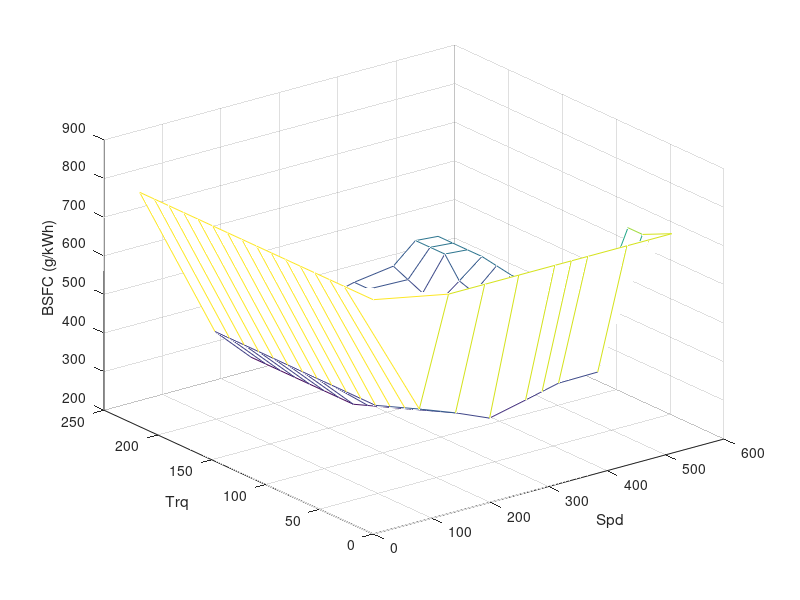
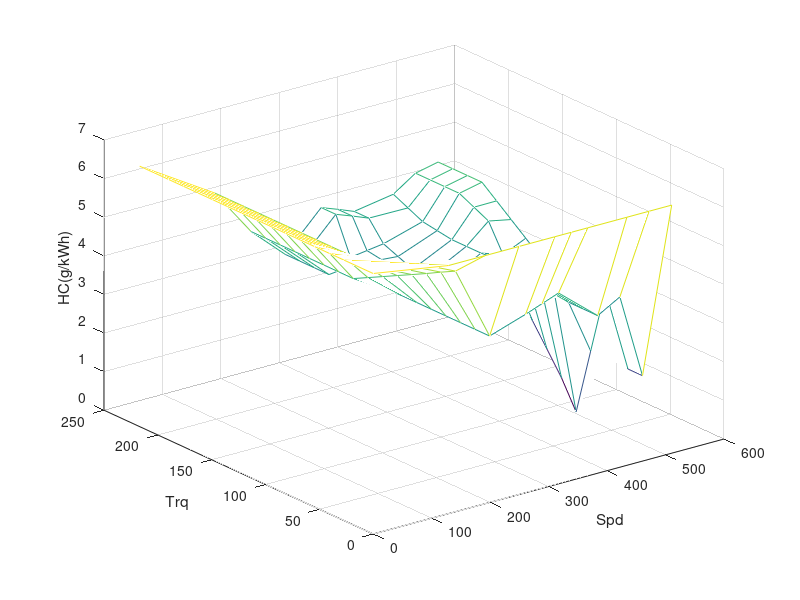
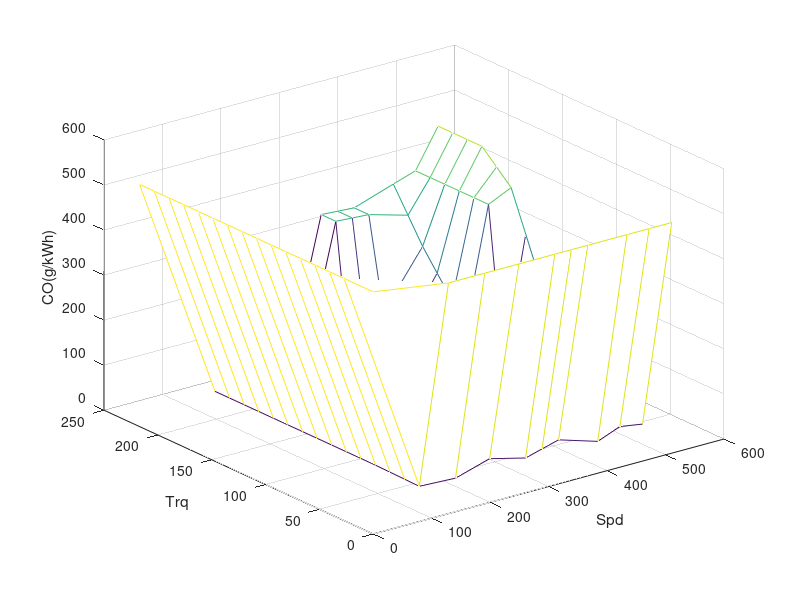
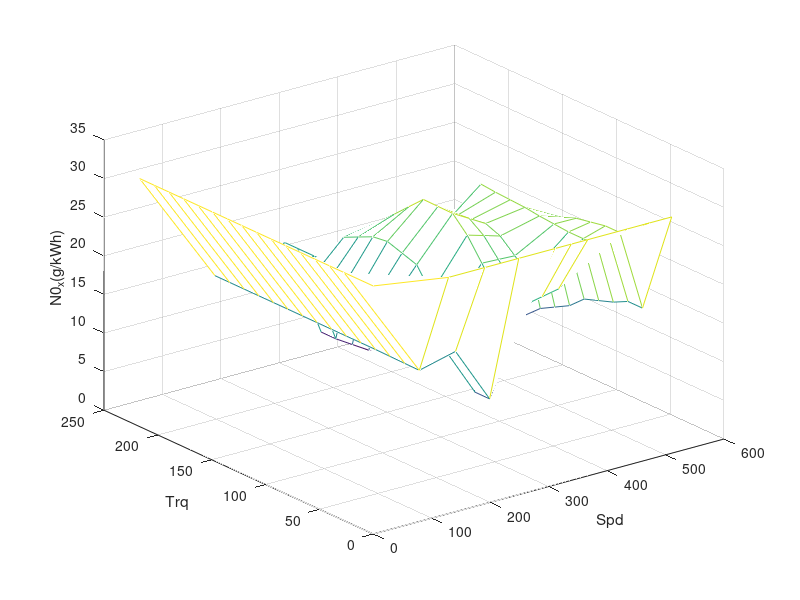

These figures' MATLAB source, in order:
% ADVISOR Data file:  FC_SI102_emis.m
%
% Data source: Dill Murrell, JDM Associates, under contract to 
% Argonne National Laboratory. FTP Revision Project. 
%
% Data confidence level:  
%
% Notes: 
% This file loads the variables associated with a Dodge Caravan engine,
% a 3.0 L, 6-cyl., 136 hp, 1991 model year.
% Maximum Power 102 kW @ 4875 rpm
% Peak Torque 217 Nm @ 4143 rpm
%
% WARNING:  This data comes from transient testing on the FTP and is
% only appropriate to model transient-operation engines.
%
% Created on:  06/23/98
% By:  Tony Markel, National Renewable Energy Laboratory, Tony_Markel@nrel.gov
%
% Revision history at end of file.
a = 1.05;
fig_on = 1;

%%%%%%%%%%%%%%%%%%%%%%%%%%%%%%%%%%%%%%%%
% SPEED & TORQUE RANGES over which data is defined
%%%%%%%%%%%%%%%%%%%%%%%%%%%%%%%%%%%%%%%%
% (rad/s), speed range of the engine
eng_consum_spd =[0 128.8 190.7 249 310.5 338.7 366.9 433.9 471.8 510.5];
eng_consum_spd_old = eng_consum_spd;
% (N*m), torque range of the engine
eng_consum_trq =  [0 27.1 40.6 54.2 67.7 81.3 94.8 108.4 122 135.5 149.1 162.6 176.2 ...
      189.7 203.3 216.9];

%%%%%%%%%%%%%%%%%%%%%%%%%%%%%%%%%%%%%%%%
% FUEL USE AND EMISSIONS MAPS
%%%%%%%%%%%%%%%%%%%%%%%%%%%%%%%%%%%%%%%%
% (g/s), fuel use map indexed vertically by fc_map_spd and 
% horizontally by fc_map_trq
eng_bsfc = [
436.14	421.94	407.74	393.54	393.54	393.54	393.54	393.54	393.54	393.54	393.54	393.54	393.54	393.54	393.54
400.86	386.66	372.46	358.26	344.07	329.87	315.67	301.47	301.47	301.47	301.47	301.47	301.47	301.47	301.47
363.32	363.32	352.92	347.72	342.52	332.13	326.93	321.73	311.33	306.13	300.93	288.46	288.46	288.46	288.46
384.94	384.94	384.94	368.08	351.22	337.93	333.63	329.33	323.58	321.79	320   	319.91	319.83	401.06	401.06
395.25	395.25	395.25	370.95	346.65	325.11	319.32	313.54	311.03	314.14	317.25	328.48	339.71	412.22	412.22
405.56	405.56	405.56	373.82	342.08	312.28	305.02	297.75	298.49	306.49	314.5 	337.04	359.59	423.38	423.38
406.85	406.85	406.85	394.57	382.3	   371.68	369.71	367.74	370.48	375.2  	379.91	391.39	402.87	420.29	437.71
592.04	592.04	554.46	516.87	460.66	442.04	423.41	413.32	403.23	410.21	423.18	436.14	488.45	488.45	488.45
731.92	731.92	572.15	539.11	506.07	477.45	472.51	467.57	468.93	470.29	476.89	483.5 	483.5 	483.5 	483.5];

eng_bsfc = [a*ones(size(eng_bsfc(:,1)))*max(max(eng_bsfc)), eng_bsfc];  % add in a column for zero torque
eng_bsfc = [a*ones(size(eng_bsfc(1,:)))*max(max(eng_bsfc)); eng_bsfc];  % add in a column for zero speed


% (g/s), engine out HC emissions indexed vertically by fc_map_spd and
% horizontally by fc_map_trq
fc_hc_map_gpkWh = [
6.12	5.92	5.72	5.52	5.52	5.52	5.52	5.52	5.52	5.52	5.52	5.52	5.52	5.52	5.52
5.68	5.48	5.27	5.07	4.87	4.67	4.47	4.27	4.27	4.27	4.27	4.27	4.27	4.27	4.27
3.76	3.76	3.76	3.76	3.76	3.76	3.76	3.76	3.76	3.76	3.76	3.44	3.44	3.44	3.44
4.07	4.07	4.07	4  	3.93	3.83	3.78	3.73	3.63	3.585	3.54	3.5	3.46	4.4	4.4
4.23	4.23	4.23	4.035	3.84	3.63	3.56	3.49	3.41	3.405	3.4	3.46	3.52	4.24	4.24
4.39	4.39	4.39	4.07	3.75	3.43	3.335	3.24	3.19	3.23	3.27	3.425	3.58	4.07	4.07
3.53	3.53	3.53	3.645	3.76	3.8	3.795	3.79	3.76	3.76	3.76	3.82	3.88	4.06	4.24
3.86	3.86	2.11	0.36	1.07	1.64	2.21	2.885	3.56	4.26	4.445	4.63	4.63	4.63	4.63
1.66	1.66	2.13	2.36	2.59	3.06	3.29	3.52	3.83	4.14	4.45	4.76	4.76	4.76	4.76];

fc_hc_map_gpkWh = [a*ones(size(fc_hc_map_gpkWh(:,1)))*max(max(fc_hc_map_gpkWh)), fc_hc_map_gpkWh];
fc_hc_map_gpkWh = [a*ones(size(fc_hc_map_gpkWh(1,:)))*max(max(fc_hc_map_gpkWh)); fc_hc_map_gpkWh];  % add in a column for zero speed

% (g/s), engine out CO emissions indexed vertically by fc_map_spd and
% horizontally by fc_map_trq
fc_co_map_gpkWh = [
30.88	31.6	32.32	33.04	 33.04 33.04  33.04	33.04	 33.04	33.04	  33.04	33.04	 33.04  33.04   33.04
27.19	27.91	28.62	29.34  30.06 30.78  31.5	32.21	 32.21	32.21	  32.21	32.21	 32.21  32.21   32.21
49.9	49.9	48.09	46.825 45.56 42.31  40.32	38.33	 33.63	30.92	  28.21	20.76	 20.76  20.76   20.76
29.83	29.83	29.83	33.35	 36.87 34.51  30.87	27.23	 17.93	15.455  12.98	30.53	 48.08  361.62  361.62
40.07	40.07	40.07	43.235 46.4	 36.39  29.895	23.4	 16.84	22.35	  27.86	64.495 101.13 359.17  359.17
50.32	50.32	50.32	53.125 55.93 38.27  28.92	19.57	 15.75	29.245  42.74	98.46	 154.18 356.71  356.71
23.36	23.36	23.36	29.575 35.79 57.71  74.075	90.44	 133.98	161.145 188.31	232.94 277.57 331.805 386.04
42.98	42.98	34.9	26.82  23.41 28.08  32.75	48.89	 65.03	402.14  402.14	402.14 402.14 402.14  402.14
34.8	34.8	26.82	25.115 23.41 100.74 174.64	248.54 337.135	425.73  456.71	487.69 487.69 487.69  487.69];

fc_co_map_gpkWh = [a*ones(size(fc_co_map_gpkWh(:,1)))*max(max(fc_co_map_gpkWh)), fc_co_map_gpkWh];
fc_co_map_gpkWh  = [a*ones(size(fc_co_map_gpkWh(1,:)))*max(max(fc_co_map_gpkWh)); fc_co_map_gpkWh];  % add in a column for zero speed

% (g/s), engine out NOx emissions indexed vertically by fc_map_spd and
% horizontally by fc_map_trq
fc_nox_map_gpkWh = [
16.82	16.85	16.88	 16.91	16.91	16.91	 16.91	16.91	16.91	16.91	 16.91 16.91  16.91	16.91	16.91
18	   18.08	18.15	 18.23	18.3	18.38	 18.45	18.53	18.53	18.53	 18.53 18.53  18.53	18.53	18.53
10.66	10.66	16.54	 18.71	20.88	23.69	 24.325	24.96	24.7	23.8	 22.9	 18.71  18.71	18.71	18.71
21.61	21.61	21.61	 24.37	27.13	29.08	 29.11	29.14	27.33	25.485 23.64 19.715 15.79	5.88	5.88
22.05	22.05	22.05	 24.275	26.5	27.85	 27.67	27.49	25.44	23.565 21.69 17.86  14.03	4.56	4.56
22.48	22.48	22.48	 24.17	25.86	26.61	 26.23	25.85	23.55	21.645 19.74 16.01  12.28	3.25	3.25
26.75	26.75	26.75	 26.915	27.08	27.33	 27.44	27.55	27.73	17.27	 6.81	 4.845  2.88	2.97	3.06
27.63	27.63	27.255 26.88	26.13	25.745 25.36	24.82	24.28	6.72	 4.84	 2.96	  3.02	3.02	3.02
17.05	17.05	16.09	 15.42	14.75	13.03	 11.975	10.92	9.22	7.52	 5.485 3.45	  3.45	3.45	3.45];

fc_nox_map_gpkWh  = [a*ones(size(fc_nox_map_gpkWh(:,1)))*max(max(fc_nox_map_gpkWh)), fc_nox_map_gpkWh];
fc_nox_map_gpkWh  = [a*ones(size(fc_nox_map_gpkWh(1,:)))*max(max(fc_nox_map_gpkWh)); fc_nox_map_gpkWh];  % add in a column for zero speed

% (g/s), engine out PM emissions indexed vertically by fc_map_spd and
% horizontally by fc_map_trq
fc_pm_map_gpkWh=zeros(size(eng_bsfc));

% (g/s), engine out O2 indexed vertically by fc_map_spd and
% horizontally by fc_map_trq
fc_o2_map=zeros(size(eng_bsfc));

% convert g/kWh to g/s
[T,w]=meshgrid(eng_consum_trq, eng_consum_spd);
fc_map_kW = T.*w/1000;   % To kW
eng_consum_fuel=  eng_bsfc.*fc_map_kW/3600;
eng_consum_fueleng_consum_fuel_raw = eng_consum_fuel;
fc_co_map=  fc_co_map_gpkWh.*fc_map_kW/3600;
fc_nox_map= fc_nox_map_gpkWh.*fc_map_kW/3600;
fc_hc_map= fc_hc_map_gpkWh.*fc_map_kW/3600;
fc_pm_map= fc_pm_map_gpkWh.*fc_map_kW/3600;

%%%%%%%%%%%%%%%%%%%%%%%%%%%%%%%%%%%%%%%%
% LIMITS
%%%%%%%%%%%%%%%%%%%%%%%%%%%%%%%%%%%%%%%%
% (N*m), max torque curve of the engine indexed by fc_map_spd
eng_max_trq= [67.8 67.8 122.0 187.1 214.2 214.2 214.2 216.9 199.3 199.3];
eng_map_spd = eng_consum_spd;

%%%%%%%%%%%%%%%%%%%%%%%%%%%%%%%%%%%%%%%%
% STUFF THAT SCALES WITH TRQ & SPD SCALES (MASS AND INERTIA)
%%%%%%%%%%%%%%%%%%%%%%%%%%%%%%%%%%%%%%%%
fc_max_pwr=(max(eng_map_spd.*eng_max_trq)/1000); % kW     peak engine power

fc_base_mass=1.8*fc_max_pwr;            % (kg), mass of the engine block and head (base engine)
                                        %       mass penalty of 1.8 kg/kW from 1994 OTA report, Table 3 
fc_acc_mass=0.8*fc_max_pwr;             % kg    engine accy's, electrics, cntrl's - assumes mass penalty of 0.8 kg/kW (from OTA report)
fc_fuel_mass=0.6*fc_max_pwr;            % kg    mass of fuel and fuel tank (from OTA report)
fc_mass=fc_base_mass+fc_acc_mass+fc_fuel_mass; % kg  total engine/fuel system mass

fc_max_pwr_initial_kW = 102;
%%%%%%%%%%%%%%%%%%%%%%%%%%%%%%%%%%%%%%%%
% OTHER DATA
%%%%%%%%%%%%%%%%%%%%%%%%%%%%%%%%%%%%%%%%
% fc_fuel_den=0.749*1000; % (g/l), density of the fuel 
% fc_fuel_lhv=42.6*1000; % (J/g), lower heating value of the fuel

% figure; clf;
% [C,h] = contourf(eng_consum_spd*rads2rpm, eng_consum_trq, eng_bsfc', [216 300:10:350, 275, 350:25:800]);
% clabel(C,h, 'fontsize', 8);
% hold on;
% plot(eng_map_spd*rads2rpm, eng_max_trq, 'k', 'linewidth', 2);

% plot(We_optbsfc*rads2rpm, Te_optbsfc, 'ro-', 'markersize', 3, 'markerf', 'r');

%% ==============================
% figure; clf;
% mesh(eng_consum_spd, eng_consum_trq, eng_bsfc');
% xlabel('Spd');
% ylabel('Trq')
% zlabel('BSFC (g/kWh)');

%% ==============================
% figure; clf;
% mesh(eng_consum_spd, eng_consum_trq, eng_consum_fuel_raw');
% xlabel('Spd');
% ylabel('Trq')
% zlabel('Fuel Rate (g/s)');
%~~~~~~~~~~~~~~~~~~~~~~~~~~~~~~~~~~~~~~~~~~~~~~~~~~~~~~~~~~~~~%
% Define all Variables for DP
%~~~~~~~~~~~~~~~~~~~~~~~~~~~~~~~~~~~~~~~~~~~~~~~~~~~~~~~~~~~~~%
W_eng_min = 0;  % changed to let the engine opperate at low speeds
W_eng_max = max(eng_consum_spd); 
Te_min =  eng_consum_trq(1); % careful here..
%~~~~~~~~~~~~~~~~~~~~~~~~~~~~~~~~~~~~~~~~~~~~~~~~~~~~~~~~~~~~~%
% Define all Variables for DP
%~~~~~~~~~~~~~~~~~~~~~~~~~~~~~~~~~~~~~~~~~~~~~~~~~~~~~~~~~~~~~%

if fig_on == 1
    %% ==============================
    figure; clf;
    mesh(eng_consum_spd, eng_consum_trq, eng_bsfc');
    xlabel('Spd');
    ylabel('Trq')
    zlabel('BSFC (g/kWh)');
    
    %% ==============================
    figure; clf;
    mesh(eng_consum_spd, eng_consum_trq,fc_hc_map_gpkWh');
    xlabel('Spd');
    ylabel('Trq')
    zlabel('HC(g/kWh)');
    
    %% ==============================
    figure; clf;
    mesh(eng_consum_spd, eng_consum_trq,fc_co_map_gpkWh');
    xlabel('Spd');
    ylabel('Trq')
    zlabel('CO(g/kWh)');
    %% ==============================
    figure; clf;
    mesh(eng_consum_spd, eng_consum_trq,fc_nox_map_gpkWh');
    xlabel('Spd');
    ylabel('Trq')
    zlabel('N0_x(g/kWh)');
    
end